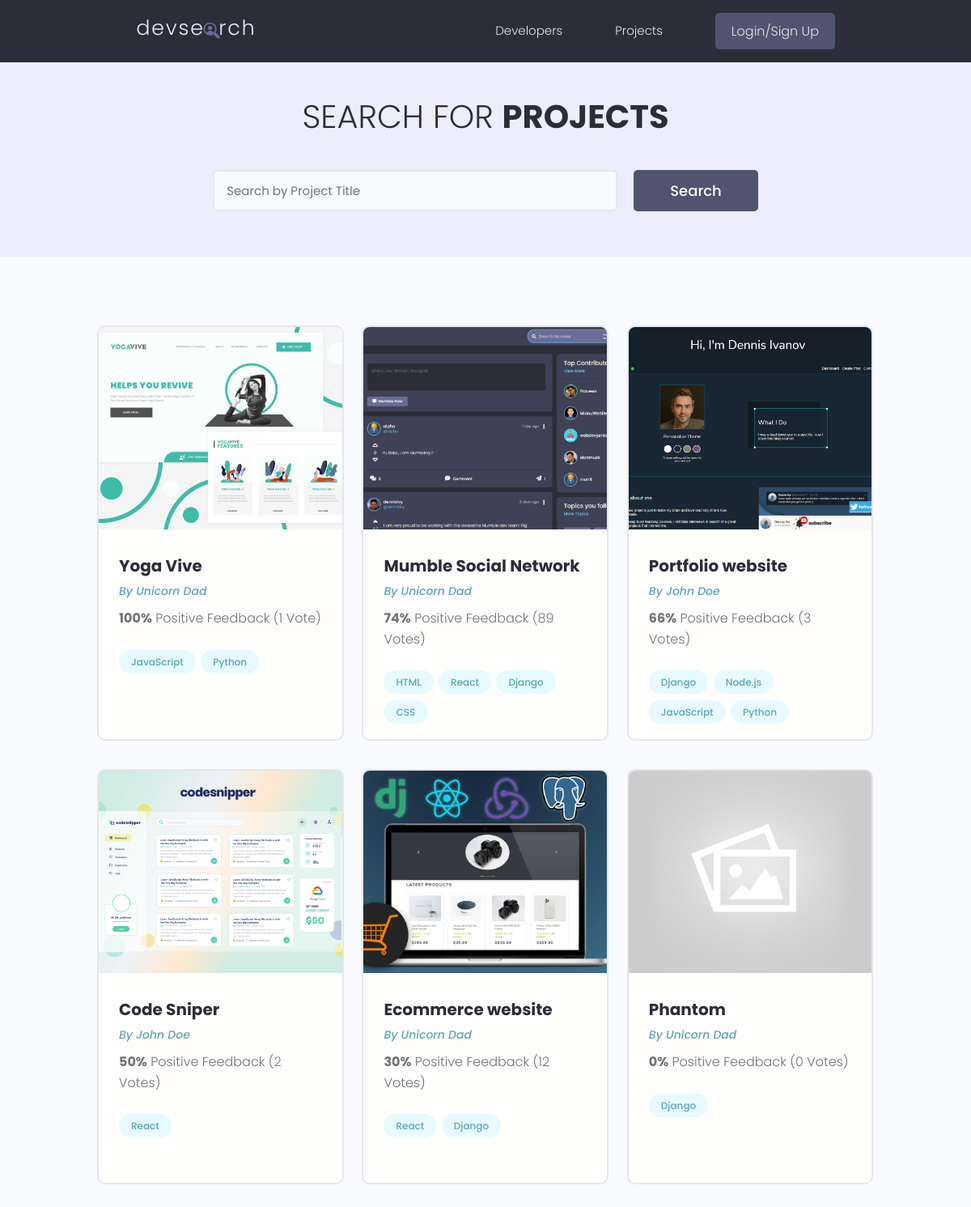
/projects/, run on the app's committed database.
### projects/models.py (models this page shows, shortened)
class Project(models.Model):
    owner = models.ForeignKey(Profile, null=True, blank=True, on_delete=models.CASCADE)
    title = models.CharField(max_length=200)
    description = models.TextField(null=True, blank=True)
    featured_image = models.ImageField(null=True, blank=True, default="default.jpg")
    demo_link = models.CharField(max_length=2000, null=True, blank=True)
    source_link = models.CharField(max_length=2000, null=True, blank=True)
    tags = models.ManyToManyField("Tag", blank=True)
    vote_total = models.IntegerField(default=0, null=True, blank=True)
    vote_ratio = models.IntegerField(default=0, null=True, blank=True)
    created = models.DateTimeField(auto_now_add=True)
    id = models.UUIDField(default=uuid.uuid4, unique=True, primary_key=True, editable=False)
    class Meta:
        ordering = ["-vote_ratio", "-vote_total", "title"]
    @property
    def imageURL(self):
        try:
            url = self.featured_image.url
        except:
            url = ""
        return url

class Tag(models.Model):
    name = models.CharField(max_length=200)
    created = models.DateTimeField(auto_now_add=True)
    id = models.UUIDField(default=uuid.uuid4, unique=True, primary_key=True, editable=False)
    def __str__(self):
        return self.name

### users/models.py (models this page shows, shortened)
class Profile(models.Model):
    user = models.OneToOneField(User, on_delete=models.CASCADE, null=True, blank=True)
    name = models.CharField(max_length=200, null=True, blank=True)
    email = models.EmailField(max_length=500, null=True, blank=True)
    username = models.CharField(max_length=200, null=True, blank=True)
    location = models.CharField(max_length=200, null=True, blank=True)
    short_intro = models.CharField(max_length=200, null=True, blank=True)
    bio = models.TextField(null=True, blank=True)
    profile_image = models.ImageField(null=True, blank=True, upload_to="profiles/", default="profiles/user-default.png")
    social_github = models.CharField(max_length=200, null=True, blank=True)
    social_twitter = models.CharField(max_length=200, null=True, blank=True)
    social_linkedin = models.CharField(max_length=200, null=True, blank=True)
    social_youtube = models.CharField(max_length=200, null=True, blank=True)
    social_website = models.CharField(max_length=200, null=True, blank=True)
    created = models.DateTimeField(auto_now_add=True)
    id = models.UUIDField(default=uuid.uuid4, unique=True, primary_key=True, editable=False)
    class Meta:
        ordering = ["created"]

### projects/views.py (the view)
# urls.py: path("projects/", views.get_projects),
def projects(request):
    projects, search_query = search_projects(request)
    custom_range, projects = paginate_projects(request, projects, 6)
    context = {
        "projects": projects,
        "search_query": search_query,
        "custom_range": custom_range
    }
    return render(request, 'projects/projects.html', context)

### projects/utils.py (called while the page is built)
def paginate_projects(request, projects, results):
    page = request.GET.get("page")
    paginator = Paginator(projects, results)
    try:
        projects = paginator.page(page)
    except PageNotAnInteger:
        page = 1
        projects = paginator.page(page)
    except EmptyPage:
        page = paginator.num_pages
        projects = paginator.page(page)
    left_index = (int(page) - 4)
    if left_index < 1:
        left_index = 1
    right_index = (int(page) + 5)
    if right_index > paginator.num_pages:
        right_index = paginator.num_pages + 1
    custom_range = range(left_index, right_index)
    return custom_range, projects

def search_projects(request):
    search_query = ""
    if request.GET.get("search_query"):
        search_query = request.GET.get("search_query")
    tags = Tag.objects.filter(name__icontains=search_query)
    projects = Project.objects.distinct().filter(
        Q(title__icontains=search_query) |
        Q(description__icontains=search_query) |
        Q(owner__name__icontains=search_query) |
        Q(tags__in=tags)
    )
    return projects, search_query

### projects/templates/projects/projects.html (shortened to what this page needs)
{% extends 'main.html' %} {% block content %}
<main class="projects">
  <section class="hero-section text-center">
    <div class="container container--narrow">
      <div class="hero-section__box">
        <h2>Search for <span>Projects</span></h2>
      </div>
      <div class="hero-section__search">
        <form id="searchForm" class="form" action="{% url 'projects' %}" method="get">
          <div class="form__field">
            <input
              class="input input--text"
              id="formInput#search"
              type="text"
              name="search_query"
              placeholder="Search by Project Title"
              value="{{search_query}}"
            />
          </div>
          <input class="btn btn--sub btn--lg" type="submit" value="Search" />
        </form>
      </div>
    </div>
  </section>
  <section class="projectsList">
    <div class="container">
      <div class="grid grid--three">
        {% for project in projects %}
        <div class="column">
          <div class="card project">
            <a href="{% url 'project' project.id %}" class="project">
              <img
                class="project__thumbnail"
                src="{{ project.imageURL }}"
                alt="project thumbnail"
              />
              <div class="card__body">
                <h3 class="project__title">{{project.title}}</h3>
                <p>
                  <a
                    class="project__author"
                    href="{% url 'user-profile' project.owner.id %}"
                    >By {{project.owner.name}}</a
                  >
                </p>
                <p class="project--rating">
                  <span style="font-weight: bold">{{project.vote_ratio}}%</span>
                  Positive Feedback ({{project.vote_total}}
                  Vote{{project.vote_total|pluralize:"s"}})
                </p>
                <div class="project__tags">
                  {% for tag in project.tags.all %}
                  <span class="tag tag--pill tag--main">
                    <small>{{tag}}</small>
                  </span>
                  {% endfor %}
                </div>
              </div>
            </a>
          </div>
        </div>
        {% endfor %}
      </div>
    </div>
  </section>
</main>
{% endblock content %}

### static/styles/app.css (style rules this page uses)
:root { --color-sub: #2d2d39; }
.btn--sub { background-color: var(--color-sub-light); }
.card { border: 2px solid var(--color-light); }
img { width: 100%; }
.hero-section { height: 40vh; display: flex; align-items: center; background-color: var(--color-sub); }
.hero-section__box { margin-bottom: 4rem; }
.hero-section__box > h2, .hero-section__box > h2 > span { font-size: 4rem; color: var(--color-light); line-height: 1.3; text-transform: uppercase; }
.hero-section__box > h2 { font-weight: 300; }
.hero-section__box > h2 > span { font-weight: 700; }
.hero-section__search > .form { display: flex; align-items: center; justify-content: center; gap: 2rem; }
.hero-section__search > .form input.input--text { width: 50rem; }
.project__author { font-size: 1.4rem; font-style: italic; }
.project--rating { margin-bottom: 1.6em; margin-top: 0.5em; }
.projects > .hero-section { background: var(--color-sub-lighter); height: 30vh; }
.projects .hero-section__box { margin-bottom: 2.5rem; }
.projects .hero-section__box > h2 { color: var(--color-sub); }
.projects .hero-section__box > h2 > span { font-weight: 700; color: var(--color-sub); }
.projectsList { margin-top: 8rem; }
.project__thumbnail { height: 25rem; object-fit: cover; object-position: top center; }
.project__title { font-size: 2rem; font-weight: 700; color: var(--color-sub); }

### static/styles/main.css (style rules this page uses)
.project .card__body { height: 250px; }

### static/uikit/styles/modules/_variables.css (style rules this page uses)
:root { --color-main: #5aa5b9; --color-main-light: #e6faff; --color-sub: #3f4156; --color-sub-light: #51546e; --color-sub-lighter: #ededfd; --color-text: #737373; --color-gray: #8b8b8b; --color-light: #e5e7eb; --color-light-gray: #767676; --color-bg: #f8fafd; --color-white: #fffefd; --color-white-light: #f3f3f3; --color-success: #359e64; --color-success-bg: #def8e8; --color-error: #fc4b0b; --color-error-bg: #fff2ee; --font-base: 'Poppins', arial, helvetica, 'Segoe UI', roboto, ubuntu, sans-serif; --font-monospace: 'Fira Code', 'Courier New', courier, monospace; --font-regular: 300; --font-medium: 500; --font-bold: 700; --generic-shadow: 1px 1px 5px #00000010; --generic-transition: all 0.3s ease-in-out; }

### static/uikit/styles/modules/_base.css (style rules this page uses)
* { margin: 0; padding: 0; box-sizing: border-box; text-rendering: optimizeLegibility; color: inherit; font-size: inherit; }
html { font-size: 50%; }
@media only screen and (min-width: 480px) { html { font-size: 56.25%; } }
@media only screen and (min-width: 1200px) { html { font-size: 62.5%; } }
body { line-height: 1.6; font-weight: 400; font-size: 1.5rem; color: var(--color-text); background-color: var(--color-bg); min-height: 100vh; }

### static/uikit/styles/modules/_typography.css (style rules this page uses)
* { font-family: var(--font-base); }
h2 { font-size: 3.6rem; font-weight: var(--font-bold); }
h3 { font-size: 3.2rem; font-weight: var(--font-medium); }
p, span, strong { font-size: 1.6rem; color: var(--color-text); font-weight: var(--font-regular); }
a { padding-bottom: 2px; text-decoration: none; display: inline-block; color: var(--color-main); font-weight: var(--font-medium); }

### static/uikit/styles/modules/_utilities.css (style rules this page uses)
.container { width: 92%; max-width: 165rem; margin: 0 auto; box-sizing: border-box; }
.container--narrow { width: 92%; max-width: 120rem; }
@media screen and (min-width: 1000px) { .container { width: 90%; } }
@media screen and (min-width: 1000px) { .container--narrow { width: 85%; } }
@media screen and (min-width: 1200px) { .container { width: 80%; } }
@media screen and (min-width: 1200px) { .container--narrow { width: 72%; } }
.text-center { text-align: center; }

### static/uikit/styles/modules/_button.css (style rules this page uses)
.btn { display: inline-block; position: relative; cursor: pointer; background-color: var(--color-light); font-weight: var(--font-medium); color: var(--color-sub); text-decoration: none; padding: 1rem 2rem; border-radius: 0.5rem; border: none; width: -webkit-fit-content; width: -moz-fit-content; width: fit-content; height: -webkit-fit-content; height: -moz-fit-content; height: fit-content; font-size: 1.6rem; outline-width: 0; outline-color: transparent; -webkit-backface-visibility: hidden; backface-visibility: hidden; transition: all 0.3s ease-in-out; }
.btn--sub { background-color: var(--color-sub); color: var(--color-white); }
.btn--lg { font-size: 1.8rem; padding: 1.2rem 4.5rem; }

### static/uikit/styles/modules/_card.css (style rules this page uses)
.card { border-radius: 1rem; background-color: var(--color-white); border: 1.5px solid var(--color-light); width: auto; height: auto; margin-top: 0.5rem; margin-bottom: 0.5rem; overflow: hidden; }
.card__body, .card__header { padding: 2rem 2.5rem; }

### data on the page
Project: imageURL (picture), title "Yoga Vive", owner.name "Unicorn Dad", vote_ratio "100", vote_total "1"
Tag: name "JavaScript"
Tag: name "Python"
Project: imageURL (picture), title "Mumble Social Network", owner.name "Unicorn Dad", vote_ratio "74", vote_total "89"
Tag: name "HTML"
Tag: name "React"
Tag: name "Django"
Tag: name "CSS"
Project: imageURL (picture), title "Portfolio website", owner.name "John Doe", vote_ratio "66", vote_total "3"
Tag: name "Node.js"
Project: imageURL (picture), title "Code Sniper", owner.name "John Doe", vote_ratio "50", vote_total "2"
Project: imageURL (picture), title "Ecommerce website", owner.name "Unicorn Dad", vote_ratio "30", vote_total "12"
Project: imageURL (placeholder picture), title "Phantom", owner.name "Unicorn Dad", vote_ratio "0", vote_total "0"
